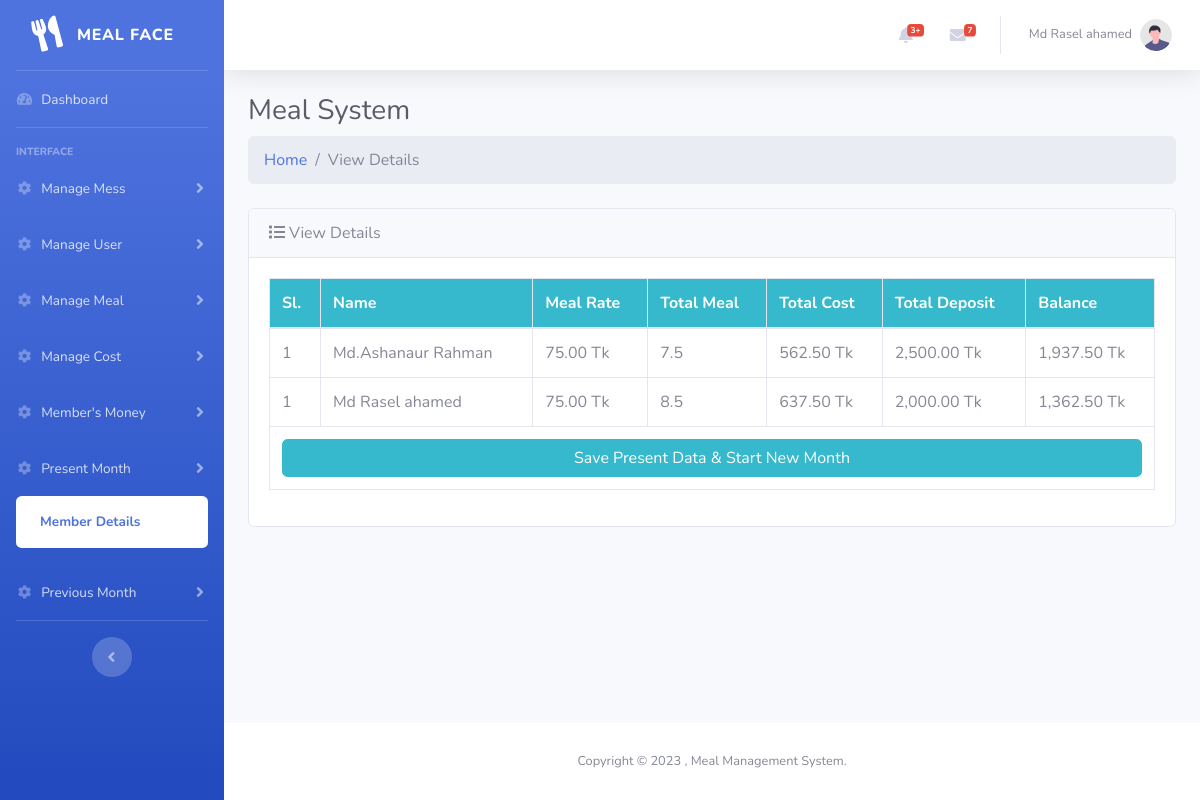
The app's page /backend/member-details.php (signed in) with its own data.
### tables this page shows
CREATE TABLE `users` (
  `user_id` int(11) NOT NULL,
  `user_name` varchar(255) NOT NULL,
  `user_role` varchar(255) NOT NULL DEFAULT 'member',
  `user_mobile` varchar(255) DEFAULT NULL,
  `user_email` varchar(255) DEFAULT NULL,
  `user_password` varchar(255) NOT NULL,
  `mess_id` int(11) DEFAULT NULL
);

### backend/controller/main.php (called while the page is built, shortened)
<?php
    class Main{
        protected $host = "localhost";
        protected $user = "root";
        protected $pass = "";
        protected $db = "php_meal";
        protected $con;
        public function __construct(){
            if(!isset($this->con)){
                $this->con = new mysqli($this->host,$this->user,$this->pass,$this->db);
            }
            return $this->con;
        }
        public function total_bazer($messId){
            $this->sql = "SELECT SUM(bazer_amount) as total_bazer FROM `bazer_cost` WHERE `mess_id` = '$messId'";
            $this->result = $this->con->query($this->sql);
            if($this->result->num_rows> 0 ){
                $row = $this->result->fetch_object();
                return $row->total_bazer;
            }else{
                return 0;
            }
        }
        public function total_others_cost($messId){
            $this->sql = "SELECT SUM(other_amount) as total FROM `other_cost` WHERE mess_id = '$messId'";
            $this->result = $this->con->query($this->sql);
            if($this->result->num_rows> 0 ){
                $row = $this->result->fetch_object();
                return $row->total;
            }else{
                return 0;
            }
        }
        public function total_meal($messId){
            $this->sql = "SELECT SUM(meal) as total FROM `meals` WHERE mess_id = '$messId'";
            $this->result = $this->con->query($this->sql);
            if($this->result->num_rows> 0 ){
                $row = $this->result->fetch_object();
                return $row->total;
            }else{
                return 0;
            }
        }
        public function member_deposit($messId){
            $this->sql = "SELECT SUM(member_money.money) as total, users.user_name as user_name,users.user_id FROM `member_money` INNER JOIN users ON users.user_id = member_money.user_id WHERE member_money.mess_id = '$messId' GROUP BY users.user_id";
            $this->result = $this->con->query($this->sql);
            if($this->result == true){
                return $this->result;
            }else{
                return false;
            }
        }
        public function member_meal($messId){
            $this->sql = "SELECT SUM(meals.meal) as total, users.user_name as user_name,users.user_id FROM `meals` INNER JOIN users ON users.user_id = meals.user_id WHERE meals.mess_id = '$messId' GROUP BY users.user_id;";
            $this->result = $this->con->query($this->sql);
            if($this->result == true){
                return $this->result;
            }else{
                return false;
            }
        }
    }
?>

### backend/member-details.php (the view, shortened to what this page needs)
<?php
    include "inc/header.php";
    $obj = new Main();
    $messId = $_SESSION['mess_id'];
    $total_bazer = $obj->total_bazer($messId);
    $total_others_cost = $obj->total_others_cost($messId);
    $total_meal = $obj->total_meal($messId);
    $total_cost = ($total_bazer + $total_others_cost);
    if($total_meal == 0){
        $meal_rate = 0;
    }else{
        $meal_rate = ($total_cost/$total_meal);
    }
    $member_meal = $obj->member_meal($messId);
    ?>
<div class="container-fluid">
    <div class="d-sm-flex align-items-center justify-content-between mb-2">
        <h3 class="h3 mb-0 text-gray-800">Meal System</h3>
    </div>
    <ol class="breadcrumb mb-4">
        <li class="breadcrumb-item"><a href="index.php">Home</a></li>
        <li class="breadcrumb-item active">View Details</li>
    </ol>
    <div class="card mb-4">
        <div class="card-header d-flex justify-content-between align-items-center">
            <span><i class="fas fa-list mr-1"></i>View Details</span>
        </div>
        <div class="card-body">
            <form action="" method="post">
                <div class="table-responsive">
                    <table class="table table-bordered">
                        <thead class="bg-info text-white">
                            <tr>
                                <th>Sl.</th>
                                <th>Name</th>
                                <th>Meal Rate</th>
                                <th>Total Meal</th>
                                <th>Total Cost</th>
                                <th>Total Deposit</th>
                                <th>Balance</th>
                            </tr>
                        </thead>
                        <tbody>
                            <?php
                                if($member_meal->num_rows > 0){
                                    $si = 1;
                                    while($row = $member_meal->fetch_object()){
                                        ?>
                            <tr id="">
                                <td><?php echo $si;?></td>
                                <td>
                                    <?php echo $row->user_name;?>
                                </td>
                                <td>
                                    <?php echo number_format($meal_rate,2)." Tk" ?>
                                </td>
                                <td>
                                    <?php echo $row->total;?>
                                </td>
                                <td>
                                    <?php echo number_format($meal_rate*$row->total,2) ?> Tk
                                </td>
                                <td>
                                    <span>
                                        <?php
                                            $member_deposit = $obj->member_deposit($messId);
                                            if($member_deposit->num_rows>0){
                                                while($deposit = $member_deposit->fetch_object()){
                                                   if($deposit->user_id == $row->user_id){
                                                      echo (number_format($deposit->total,2))." Tk";
                                                        ?>
                                        <?php
                                                   }
                                                }
                                            }
                                        ?>
                                    </span>
                                </td>
                                <td>
                                    <span>
                                        <?php
                                            $member_deposit1 = $obj->member_deposit($messId);
                                            if($member_deposit1->num_rows>0){
                                                while($deposit1 = $member_deposit1->fetch_object()){
                                                    if($deposit1->user_id == $row->user_id){
                                                       echo (number_format(($deposit1->total - ($meal_rate*$row->total)),2)). " Tk";
                                                       ?>
                                        <?php
                                                    }
                                                }
                                            }
                                        ?>
                                    </span>
                                </td>
                            </tr>
                            <?php
                                    }
                                }
                            ?>
                        </tbody>
                        <tfoot>
                            <tr>
                                <td class="text-right" colspan="7">
                                    <?php if($_SESSION['role'] == 'Manager' || $_SESSION['role'] == 'Monitor'){
                                        if($member_meal->num_rows > 0){
                                            ?>
                                    <button onclick="return confirm('Are you sure you want to start new month?');"
                                        class="btn btn-info w-100 d-block">Save Present Data & Start New
                                        Month</button>
                                    <?php
                                        }
                                    } ?>
                                </td>
                            </tr>
                        </tfoot>
                    </table>
                </div>
        </div>
    </div>
</div>
<?php include "inc/footer.php"; ?>

### records on screen
users: user_name "Md.Ashanaur Rahman", meal_rate "75.00", total "7.5", total "562.50", total "2,500.00", total "1,937.50"
users: user_name "Md Rasel ahamed", meal_rate "75.00", total "8.5", total "637.50", total "2,000.00", total "1,362.50"

### other values on screen
$_SESSION['user_name'] "Md Rasel ahamed"
